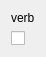
<?xml version="1.0" encoding="UTF-8"?>
<ui version="4.0">
 <class>SpeachPartsWidget</class>
 <widget class="QWidget" name="SpeachPartsWidget">
  <property name="geometry">
   <rect>
    <x>0</x>
    <y>0</y>
    <width>45</width>
    <height>52</height>
   </rect>
  </property>
  <property name="windowTitle">
   <string>Form</string>
  </property>
  <layout class="QHBoxLayout" name="horizontalLayout">
   <item>
    <layout class="QVBoxLayout" name="verticalLayout">
     <item>
      <widget class="QLabel" name="speachPartNameLbl">
       <property name="text">
        <string>verb</string>
       </property>
      </widget>
     </item>
     <item>
      <widget class="QCheckBox" name="speachPartSelChckBx">
       <property name="text">
        <string/>
       </property>
      </widget>
     </item>
    </layout>
   </item>
  </layout>
 </widget>
 <resources/>
 <connections/>
</ui>
